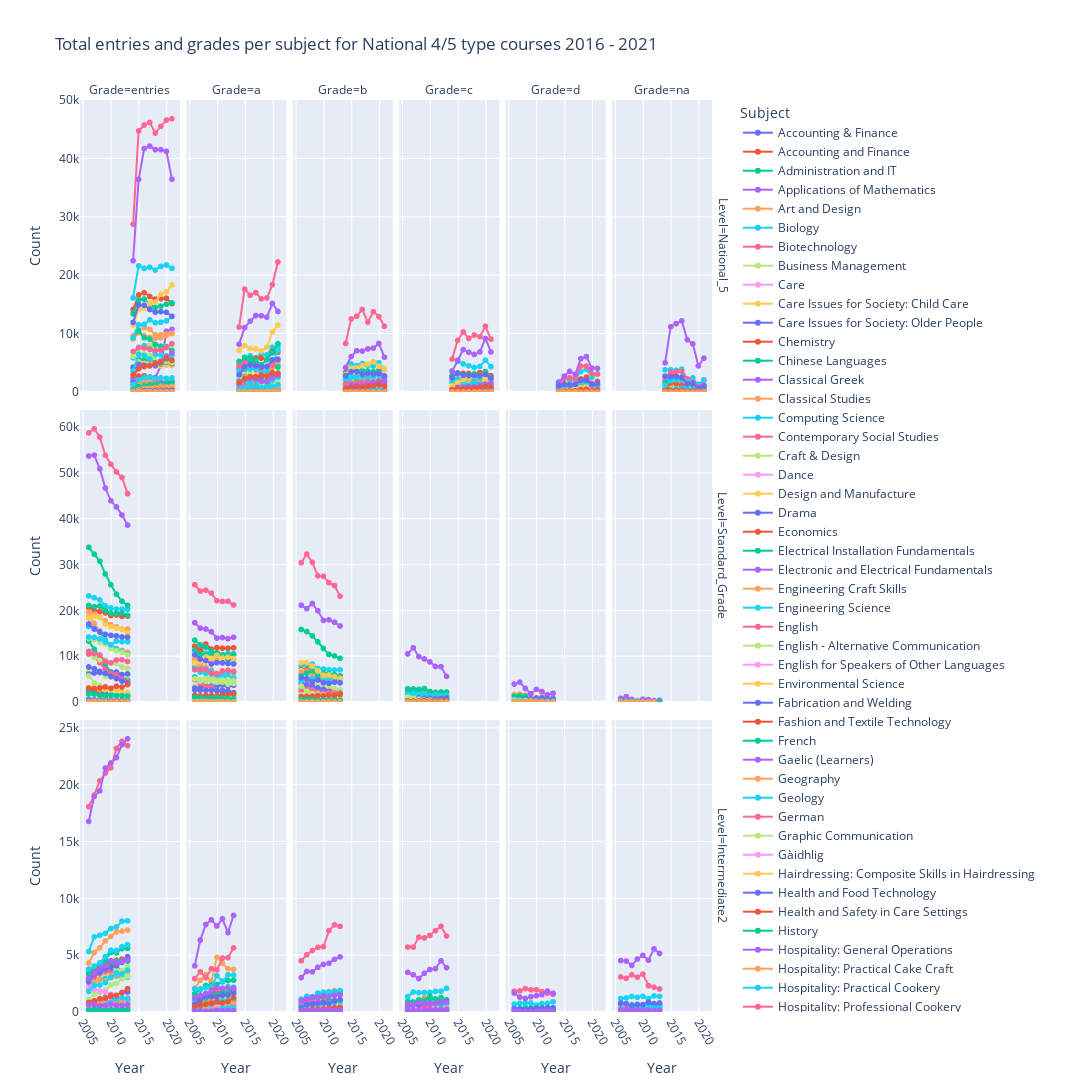

Source (notebook cell):
### Code cell
# Plot graph

# Create a list of subjects and year in correct order
subjects = sorted(dft['subject'].unique())
years = sorted(dft['year'].unique())
levels = ['National_5', 'Standard_Grade', 'Intermediate2']

fig = px.line(dft, x = "year", y = ["count"], 
                color = "subject",
                facet_col = 'grade',
                facet_row = 'level',
                facet_row_spacing = 0.02, 
                facet_col_spacing = 0.01, 
                width = 1500,
                height = 1200,
                category_orders = {'subject' : subjects, 
                                       'year' : years,
                                          'level' : levels},
                labels = {"value": "Count",
                             "subject": "Subject",
                                  "level": "Level",
                                     "grade": "Grade",
                                         "year": "Year"},
                title = 'Total entries and grades per subject for National 4/5 type courses 2016 - 2021'
                )

fig.update_yaxes(rangemode = "tozero")

fig.update_xaxes(tickangle = 60)

fig.layout.yaxis.matches = 'y'
fig.layout.yaxis2.matches = 'y'
fig.layout.yaxis3.matches = 'y'
fig.layout.yaxis4.matches = 'y'
fig.layout.yaxis5.matches = 'y'
fig.layout.yaxis6.matches = 'y'

fig.layout.yaxis7.matches = 'y7'
fig.layout.yaxis8.matches = 'y7'
fig.layout.yaxis9.matches = 'y7'
fig.layout.yaxis10.matches = 'y7'
fig.layout.yaxis11.matches = 'y7'
fig.layout.yaxis12.matches = 'y7'

fig.layout.yaxis13.matches = 'y13'
fig.layout.yaxis14.matches = 'y13'
fig.layout.yaxis15.matches = 'y13'
fig.layout.yaxis16.matches = 'y13'
fig.layout.yaxis17.matches = 'y13'
fig.layout.yaxis18.matches = 'y13'

fig.update_traces(mode = "markers+lines")

filename = 'Total_students_details_nat5_only'

fig.write_html('./graphs/' + filename + '.html')

fig.show()
